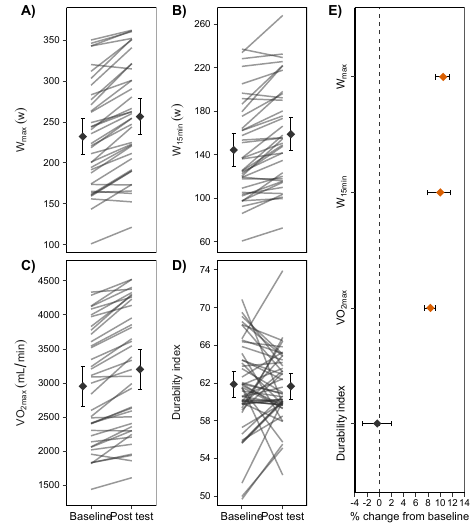

Reproduce this figure in R.



source("./R/figures-source.R")
source("./R/libs.R")
source("./R/filter-id.R")


durability.data <- final.data |>
  ungroup() |>
  select(id:test, watt) |>
  filter(test == "max" | test == "per",
         period == 1) |>
  pivot_wider(names_from = test,
              values_from = watt) |>
  mutate(index = per / max * 100,
         id = as.factor(id)) |>
  select(-max, -per, -sex, -period) |>
  pivot_longer(names_to = "variable",
               values_to = "value",
               cols = index)


# change in endurance

data.A <- final.data |>
  ungroup() |>
  right_join(ids) |>
  filter(test %in% c("max", "per"),
         period == 1) |>
  select(id,
         timepoint,
         test,
         watt,
         vo2) |>
  pivot_wider(names_from = test,
              values_from = c(watt, vo2)) |>
  select(id,
         timepoint,
         per = watt_per,
         wmax = watt_max,
         vo2max = vo2_max) |>
  pivot_longer(names_to = "variable",
               values_to = "value",
               cols = per:vo2max) |>
  full_join(durability.data) |>
  mutate(variable = factor(variable,
                           levels = c("wmax",
                                      "per",
                                      "vo2max",
                                      "index")),
         timepoint = factor(timepoint, 
                            levels = c("pre", 
                                       "post"),
                            labels = c("Baseline",
                                       "Post test")))


max_vo2 <- readRDS("./data/derivedData/fitness/max_vo2.RDS")
max_watt <- readRDS("./data/derivedData/fitness/max_watt.RDS")
per_watt <- readRDS("./data/derivedData/fitness/per_watt.RDS")
dur_index <- readRDS("./data/derivedData/SR-durability/durability_change.RDS")


estimates.A <- data.frame(emmeans(max_vo2, specs = ~ timepoint)) |>
  full_join(data.frame(emmeans(max_watt, specs = ~ timepoint))) |>
  full_join(data.frame(emmeans(per_watt, specs = ~ timepoint))) |>
  full_join(data.frame(emmeans(dur_index, specs = ~ timepoint))) |>
  mutate(variable = c(rep("vo2max", 2),
                      rep("wmax", 2),
                      rep("per", 2),
                      rep("index", 2)),
         variable = factor(variable,
                           levels = c("wmax",
                                      "per",
                                      "vo2max",
                                      "index")),
         timepoint = factor(timepoint, 
                            levels = c("pre", 
                                       "post"),
                            labels = c("Baseline",
                                       "Post test"))) 



my_labeller.A <- as_labeller(c(vo2max = "VO[2][max]~(mL/min)", 
                                 wmax = "W[max]~(w)", 
                                 per = "W[15][min]~(w)",
                               index = "Durability~index"),
                               default = label_parsed)


plot.A <- estimates.A |>
  ggplot(aes(timepoint, emmean)) +
  geom_errorbar(aes(ymin = lower.CL, 
                    ymax = upper.CL),
                size = line_size,
                position = position_nudge(x = c(-0.2, 0.2)),
                width = 0.1) +
  geom_point(size = 2.5,
             color = "grey20",
             shape = 18,
             position = position_nudge(x = c(-0.2, 0.2))) +
  geom_line(data = data.A,
            aes(timepoint, value, group = id),
            color = "grey20",
            alpha = 0.5) +
  
  facet_wrap(~variable,
             ncol = 2,
             scales = "free_y",
             strip.position = "left",
             labeller = my_labeller.A) +
  
  ggh4x::facetted_pos_scales(
    y = list(scale_y_continuous(limits = c(90, 390),
                                breaks = c(100, 150, 200, 250, 300, 350),
                                expand = c(0, 0)),
             scale_y_continuous(limits = c(50, 275),
                                breaks = c(60, 100, 140, 180, 220, 260),
                                expand = c(0, 0)),
             scale_y_continuous(limits = c(1200, 4800),
                                breaks = c(1500, 2000, 2500, 3000, 3500, 4000, 4500),
                                expand = c(0, 0)), 
             scale_y_continuous(limits = c(49, 75),
                                breaks = c(50, 54, 58, 62, 66, 70, 74),
                                expand = c(0, 0)))) +
  
  plot_theme() +
  
  theme(strip.background = element_blank(), 
        strip.placement = "outside",
        strip.text = element_text(size = 8),
        axis.text.x = element_text(size = 8),
        axis.title = element_blank(),
        panel.border = element_rect(fill = NA)) 







# group change endurance

estimates.B <- data.frame(summary(max_watt)$coef) |>
  full_join(data.frame(summary(per_watt)$coef)) |>
  full_join(data.frame(summary(max_vo2)$coef)) |> 
  full_join(data.frame(summary(dur_index)$coef)) |> 
  mutate(variable = c(rep("wmax", 2),
                      rep("per", 2),
                      rep("vo2max", 2),
                      rep("index", 2)),
         variable = factor(variable,
                           levels = c("wmax",
                                      "per",
                                      "vo2max",
                                      "index")),
         coef = rep(c("intercept",
                      "change"), 
                    4))


confint.B <- data.frame(confint(max_watt)) |>
  full_join(data.frame(confint(per_watt))) |>
  full_join(data.frame(confint(max_vo2))) |>
  full_join(data.frame(confint(dur_index))) |>
  mutate(variable = c(rep("wmax", 4),
                      rep("per", 4),
                      rep("vo2max", 4),
                      rep("index", 4)),
         coef = rep(c("",
                      "",
                      "intercept",
                      "change"),
                    4)) |>
  rename("lower.ci" = "X2.5..",
         "upper.ci" = "X97.5..")


plot.B <- estimates.B |>
  left_join(confint.B) |> 
  select(-Std..Error,
         -t.value) |> 
  pivot_wider(names_from = coef,
              values_from = c(Estimate, lower.ci, upper.ci)) |>
  mutate(Estimate = Estimate_change / Estimate_intercept * 100,
         lower.ci = lower.ci_change / lower.ci_intercept * 100,
         upper.ci = upper.ci_change / upper.ci_intercept * 100,
         variable = factor(variable,
                           levels = c("index",
                                      "vo2max",
                                      "per",
                                      "wmax"),
                           labels = c(expression("Durability~index"),
                                      expression("VO[2][max]"),
                                      expression("W[15][min]"),
                                      expression("W[max]"))),
         robust = case_when(upper.ci > 0 & lower.ci > 0 ~ "robust",
                            upper.ci < 0 & lower.ci < 0 ~ "robust",
                            .default = "notrobust")) |> 
  ggplot(aes(Estimate, variable, color = robust)) +
  geom_errorbar(aes(xmin = lower.ci, xmax = upper.ci),
                size = line_size,
                width = 0.05,
                color = "Black") +
  geom_point(size = 2.5,
             shape = 18) +
  geom_vline(xintercept = 0,
             linetype = 2,
             size = line_size,
             color = "grey20") +
  scale_x_continuous(limits = c(-4, 14),
                     breaks = c(-4, -2, 0, 2, 4 ,6, 8, 10, 12, 14),
                     expand = c(0, 0)) +
  scale_y_discrete(labels = ~parse(text = .x)) +
  geom_hline(yintercept = 0,
             linetype = 2,
             size = line_size,
             color = "gray20") +
  labs(y = "",
       x = "% change from baseline") +
  scale_color_manual(values = c("grey20", "#d95f02")) +
  plot_theme() +
  theme(axis.title.x = element_text(size = 8),
        panel.border = element_rect(fill = NA),
        legend.position = "none",
        axis.text.y = element_text(size = 8,
                                   angle = 90,
                                   vjus = 0.5,
                                   hjust = 0.5))




# combine plots ##

figure3 <- cowplot::plot_grid(
  plot.A,
  plot.B,
  ncol = 2,
  rel_widths = c(2, 1)) +
  draw_plot_label(label = c("A)", "B)", "C)", "D)", "E)"),
                  x = c(0.06,
                        0.38,
                        0.06,
                        0.38,
                        0.71), 
                  y = c(0.98,
                        0.98,
                        0.50,
                        0.50,
                        0.98),
                  hjust = 0.5, 
                  vjust = 0.5, 
                  size = label.size)




# save plot as an RDS object
saveRDS(figure3, "./figures/rds/figure3.RDS")


# Width of figure = 1x columns 8.9 cm
# height of figure = full page = 23 cm


# save plot as PDF
ggsave("figures/figure3.pdf", 
       plot = figure3, 
       width = 12, 
       height = 18 * 0.75, 
       dpi = 600,
       units = "cm", 
       device = cairo_pdf)



